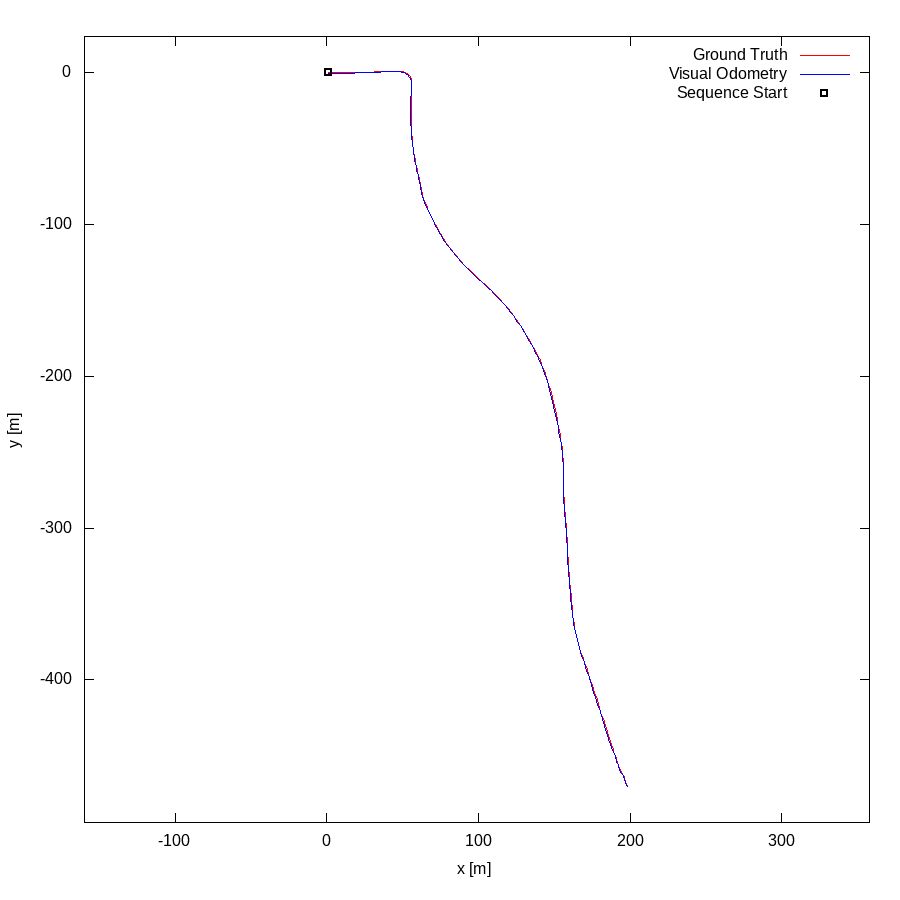

Recreate this plot in gnuplot.
set term postscript eps enhanced color
set output "03.eps"
set size ratio -1
set xrange [-160:358]
set yrange [-494:24]
set xlabel "x [m]"
set ylabel "y [m]"
plot "03.txt" using 1:2 lc rgb "#FF0000" title 'Ground Truth' w lines,"03.txt" using 3:4 lc rgb "#0000FF" title 'Visual Odometry' w lines,"< head -1 03.txt" using 1:2 lc rgb "#000000" pt 4 ps 1 lw 2 title 'Sequence Start' w points
